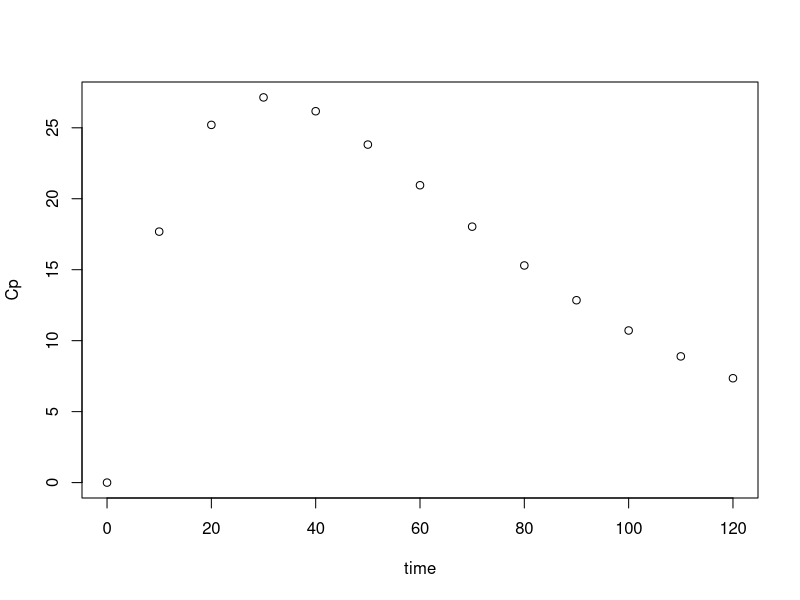
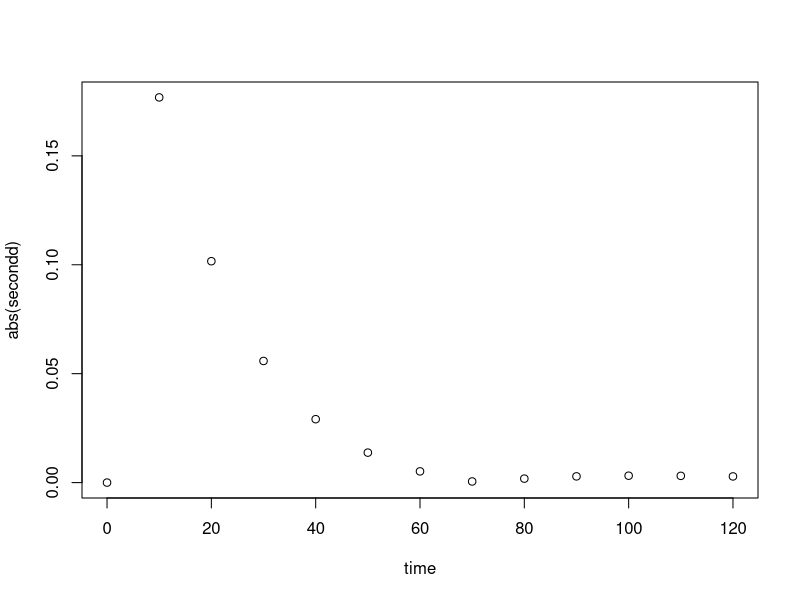

Generate these figures, in order, with R:
# Some notes on achieving constant numerical integration error

  time <- seq(0,120,by=10)

  comp1abs <- function(time)
  {
    Dose <- 100
    V <- 2
    ka <- 0.05
    kel <- 0.02
    Cp <- (Dose/V)*ka/(ka-kel)*(exp(-kel*time)-exp(-ka*time))
  }

  #Calculate a concentration - time course (representing observed data)
  testdf <- data.frame(time,Cp=comp1abs(time))
  plot(Cp~time, data=testdf)

  #Calculate the first derivative (slope) - deltay/deltax
  testdf$firstd <- c(0,diff(testdf$Cp))/c(0,diff(testdf$time))
  testdf$firstd[1] <- 0

  #Calculate the second derivative (slope of slope)
  testdf$secondd <- c(0,diff(testdf$firstd))/c(0,diff(testdf$time))
  testdf$secondd[1] <- 0

  #As direction of gradient isn't important, use abs()
  plot(abs(secondd)~time, data=testdf)

  #delta t to get constant integration error
  k <- 0.002
  testdf$deltat <- (1/(k*abs(testdf$secondd)))^(1/3)

  testdf

# deltat means that for for the preceding time-interval and this error
# you could have samples every deltat min?

# needs to be framed as: given x pk samples what interval apart should they be?
# Some sort of iterative process that minimises the intergration error?
# Need spline function to estimate derivatives at times based on observed data?
